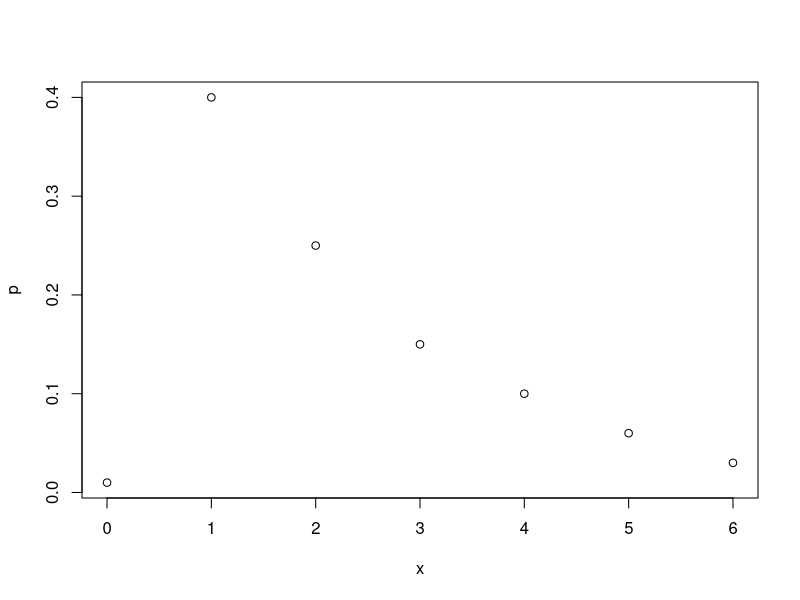
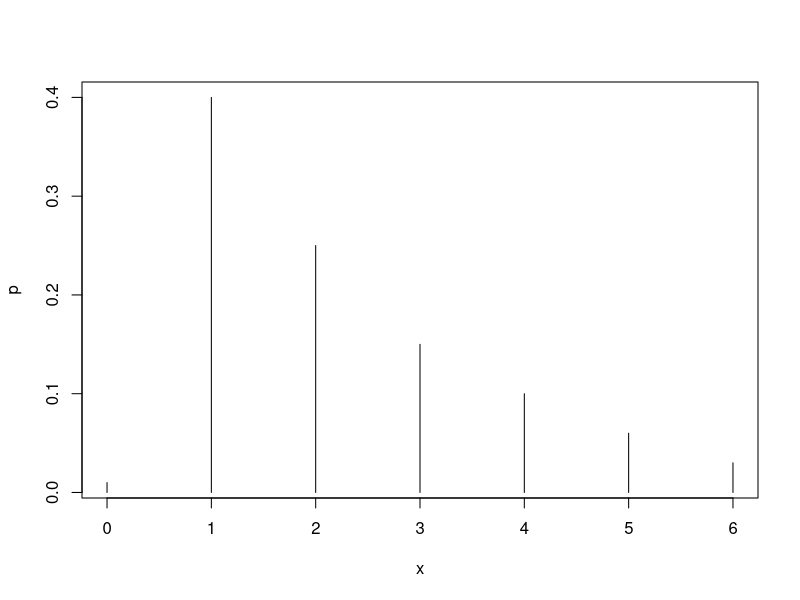
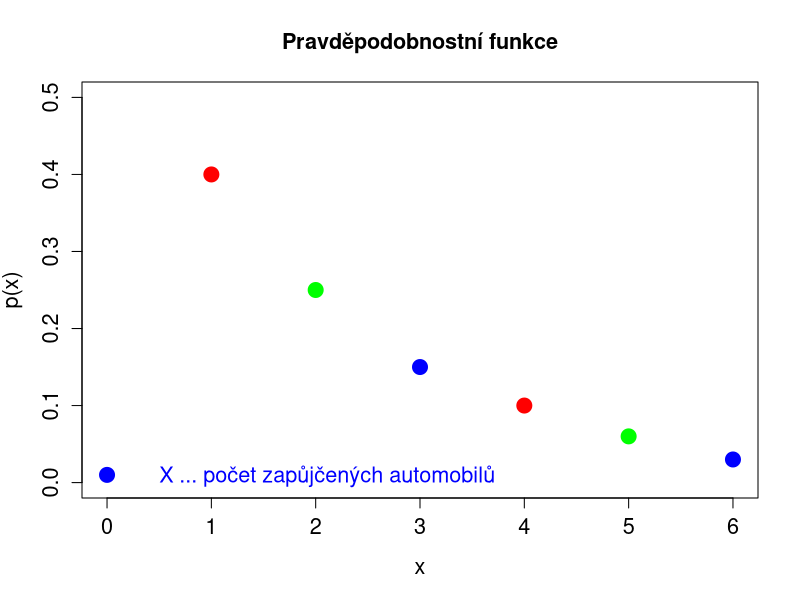
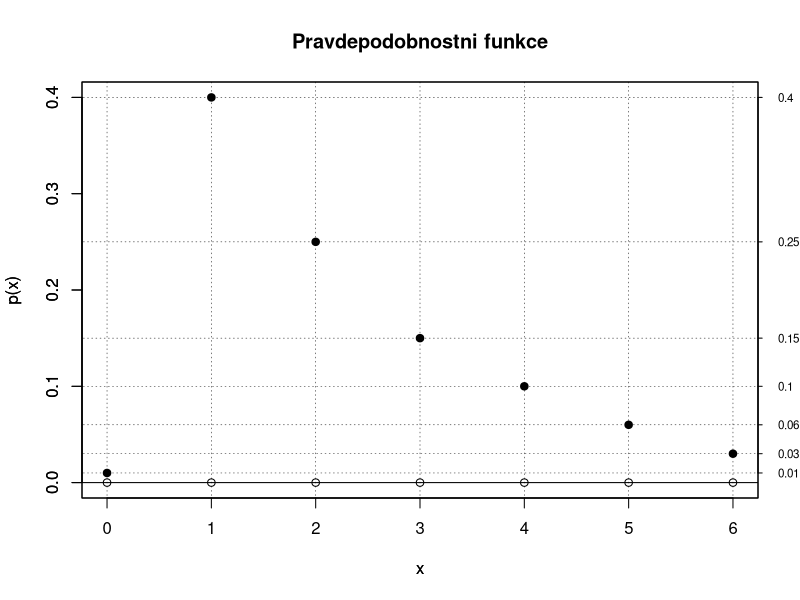
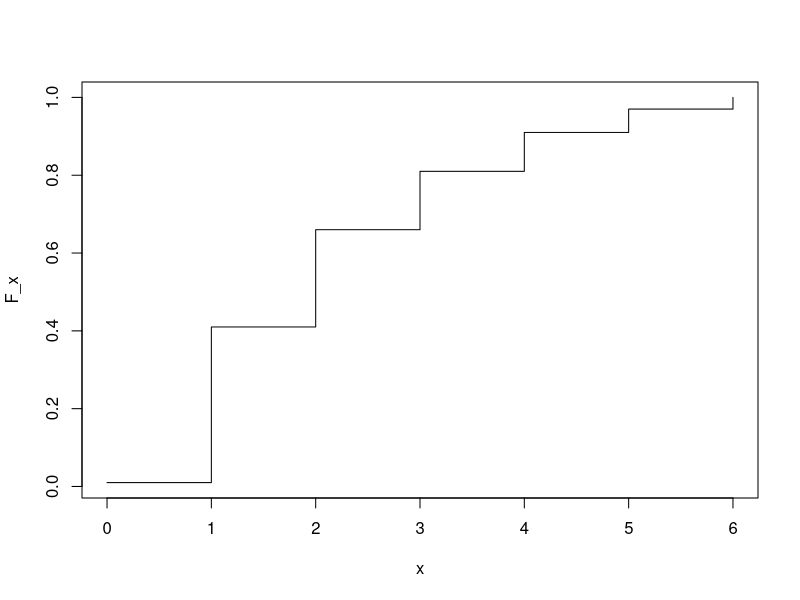
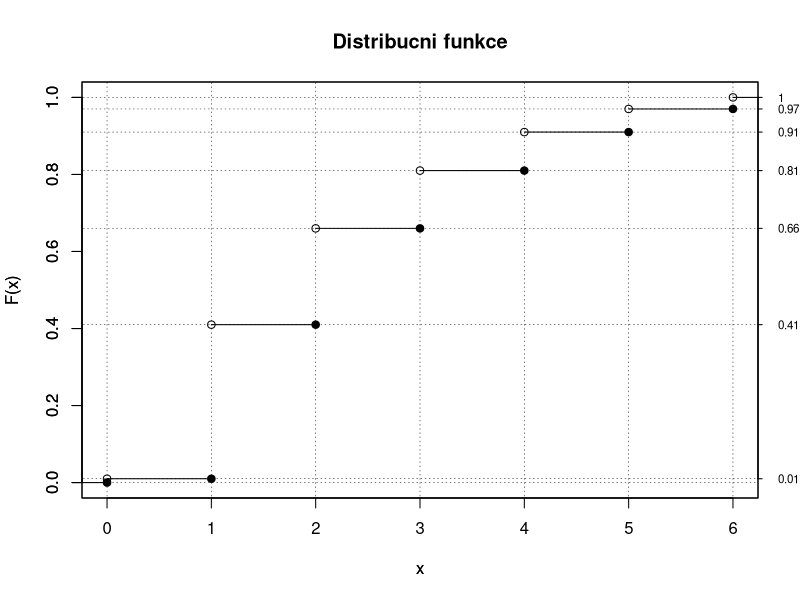
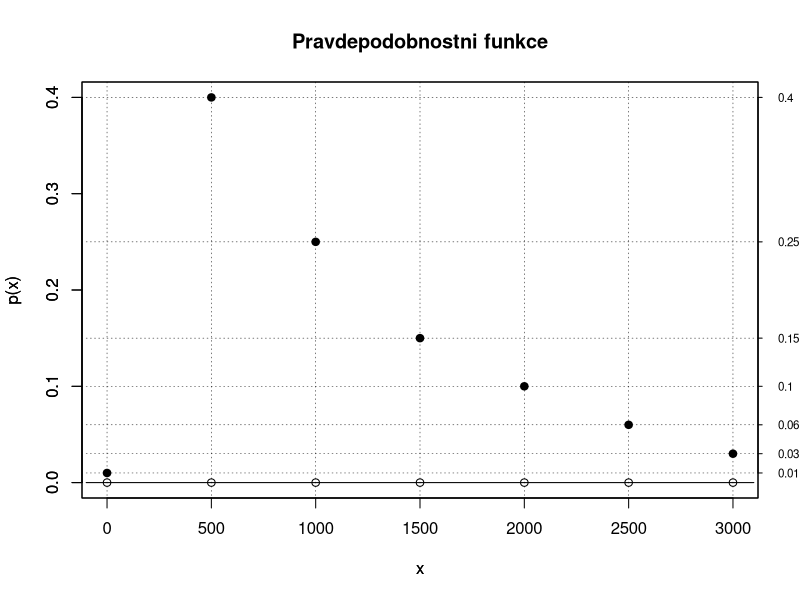
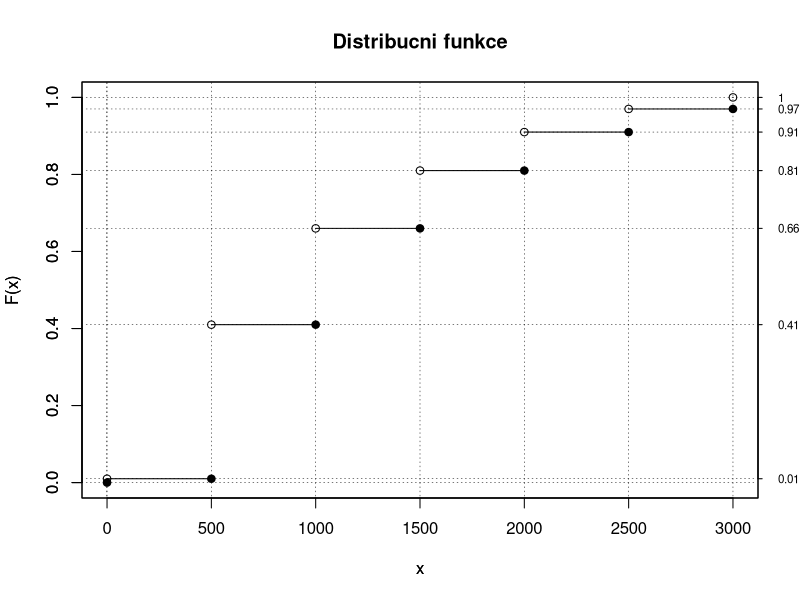

Recreate these plots in R, in order.
# ......................................................................................
# ........................Cvičení 2 - Diskrétní náhodná veličina........................
# ..................Martina Litschmannová, Adéla Vrtková, Michal Béreš..................
# ......................................................................................

# Nezobrazuje-li se vám text korektně, nastavte File \ Reopen with Encoding... na UTF-8
# Pro zobrazení obsahu skriptu použijte CTRL+SHIFT+O
# Pro spouštění příkazů v jednotlivých řádcích použijte CTRL+ENTER

#  Příklady ####
# * Příklad 1. ####
# Majitel servisního střediska nabídl prodejně automobilů, která si zřídila autopůjčovnu
# své
# služby. Za každý automobil zapůjčený jeho prostřednictvím obdrží od autopůjčovny 500,-
# Kč.
# Zároveň se však zavázal, že každý den investuje do údržby zapůjčených automobilů 800,-
# Kč.
# Počet automobilů zapůjčených prostřednictvím servisního střediska za 1 den je popsán
# následující pravděpodobnostní funkcí:
# Obrázek viz sbírka úloh.
# ** 1. a) ####
# Hodnota pravděpodobnostní funkce pro 5 automobilů byla špatně čitelná. Určete ji:


x <- c(0, 1, 2, 3, 4, 5, 6)
p <- c(0.01, 0.40, 0.25, 0.15, 0.10, 0, 0.03)
1 - sum(p) # počítačová aritmetika zde může zlobit
round(1 - sum(p), digits = 2) # zaokrouhlíme na setiny
p[6] <- round(1 - sum(p), digits = 2) # zápis pro x=5 je 6-tá pozice
p


plot(x, p)


plot(x, p, type = "h")


# Začínáme s grafikou -> graf dále upravujeme - používáme další parametry
plot(x, p,
    ylim = c(0, 0.5), # parametr pro rozsah osy y
    ylab = "p(x)", # parametr pro popis osy y
    main = "Pravděpodobnostní funkce", # parametr pro název grafu
    type = "p", # určuje o jaký typ grafu se jedná (p -> points, bodový)
    pch = 19, # parametr pro vzhled zobrazovaných bodů
    col = c("blue", "red", "green"), # barvy
    cex = 2, # parametr pro upravení velikosti celého grafu (ve smyslu zvětší 2x)
    cex.lab = 1.3, # parametr zvlášť pro velikost názvů os
    cex.axis = 1.3, # parametr zvlášť pro velikost hodnot na osách
    cex.main = 1.3
) # parametr pro velikost názvu grafu

text(0.5, 0.0, "X ... počet zapůjčených automobilů", cex = 1.3, col = "blue", adj = c(0, 0))


# Pravděpodobnostní funkce
pravd.f <- function(x, p) {
    plot(x, p, # plná kolečka - v skutečných hodnotách
        ylab = "p(x)", xaxt = "n", pch = 19, ylim = c(0, max(p)), main = "Pravdepodobnostni funkce"
    )
    lines(c(min(x) - 100, max(x) + 100), c(0, 0))
    for (i in seq_along(x)) {
        lines(c(min(x) - 100, max(x) + 100), c(p[i], p[i]),
            type = "l", lty = 3, lwd = 0.5
        ) # horizontální grid
        lines(c(x[i], x[i]), c(-0.1, 1.1),
            type = "l", lty = 3, lwd = 0.5
        ) # vertikální grid
    }
    par(new = TRUE) # že chceme kreslit do jednoho grafu
    plot(x, p * 0, # prázdná kolečka - tam kde je definovaná nenulová hodnota
        ylab = "p(x)", xaxt = "n", ylim = c(0, max(p))
    )
    axis(1, at = x, labels = x) # nastavení hodnot na X
    axis(4, at = p, labels = p, las = 2, cex.axis = 0.7, tck = -.01) # a Y
}

pravd.f(x, p)


#  Poznámky k úvodu do grafiky
#  základem jsou tzv. high-level funkce, které vytvoří graf (tj. otevřou grafické okno a
# vykreslí dle zadaných parametrů)
#  na ně navazují tzv. low-level funkce, které něco do aktviního grafického okna
# přidají, samy o sobě neotevřou nové
#  výše použitá funkce "text" je low-level funkce - přidá text do stávajícího aktivního
# grafického okna
#  další low-level funkce - např. abline, points, lines, legend, title, axis ... které
# přidají přímku, body, legendu...
#  tzn. před použitím "low-level" funkce je potřeba, volat "high-level" funkci (např.
# plot, boxplot, hist, barplot, pie,...)
#
#  další grafické parametry naleznete v nápovědě
#  nebo např. zde http://www.statmethods.net/advgraphs/parameters.html
#  nebo zde https://flowingdata.com/2015/03/17/r-cheat-sheet-for-graphical-parameters/
#  nebo http://bcb.dfci.harvard.edu/~aedin/courses/BiocDec2011/2.Plotting.pdf


# ** 1. b) ####
# Určete a zakreslete distribuční funkci náhodné veličiny X, která je definována jako
# počet
# zapůjčených automobilů.


p
F_x <- cumsum(p)
F_x


plot(x, F_x, type = "s") # zjednodušený graf distribuční funkce


# Funkce pro výpočet a vykreslení distribuční funkce
dist.f <- function(x, p) {
    F_x <- cumsum(p)
    F_ext <- c(0, F_x) # natáhneme F o 0 na začátku
    x_ext <- c(x[1] - 1, x, x[length(x)] + 1) # a x z obou stran

    plot(x, F_x,
        ylab = "F(x)", xaxt = "n", ylim = c(0, 1), # prazdná kolečka
        type = "p", main = "Distribucni funkce"
    )
    par(new = TRUE) # že chceme kreslit do jednoho grafu
    plot(x, F_ext[1:(length(F_ext) - 1)], # plná kolečka
        ylab = "F(x)", xaxt = "n", ylim = c(0, 1), type = "p", pch = 19
    )

    for (i in 1:(length(x_ext) - 1)) {
        lines(c(min(x) - 100, max(x) + 100), c(F_ext[i], F_ext[i]),
            type = "l", lty = 3, lwd = 0.5
        ) # horizontální grid
        lines(c(x_ext[i], x_ext[i]), c(-0.1, 1.1),
            type = "l", lty = 3, lwd = 0.5
        ) # vertikální grid
        lines(x_ext[i:(i + 1)], c(F_ext[i], F_ext[i])) # graf - čáry
    }
    axis(1, at = x, labels = x) # nastavení hodnot na X
    axis(4, at = F_x, labels = F_x, las = 2, cex.axis = 0.7, tck = -.01) # a Y
    return(F_x)
}

dist.f(x, p)


# ** 1. c)  ####
# Určete střední hodnotu, rozptyl, směrodatnou odchylku a modus počtu zapůjčených
# automobilů během jednoho dne.


# Střední hodnota
x * p
EX <- sum(x * p)
EX


# Rozptyl
EX2 <- sum(x * x * p) # druhý obecný moment
DX <- EX2 - EX^2
DX


# Směrodatná odchylka
sigma.X <- sqrt(DX)
sigma.X


# Funkce pro výpočet základních číselných charakteristik
souhrn <- function(x, p) {
    EX <- sum(x * p)
    EX2 <- sum(x * x * p)
    DX <- EX2 - EX^2
    sigma.X <- sqrt(DX)
    # zápis výsledků do tabulky
    tab <- rbind(EX, DX, sigma.X)
    tab.popis <- c("str. hodnota", "rozptyl", "smer. odchylka")
    rownames(tab) <- tab.popis
    return(tab)
}


souhrn(x, p)


# ** 1. d) ####
# Určete pravděpodobnostní funkci a distribuční funkci náhodné veličiny Y, která je
# definována jako denní příjem majitele servisu.


y <- 500 * x
y


pravd.f(y, p)


# Distribuční funkce
dist.f(y, p)


# ** 1. e)  ####
# Určete střední hodnotu, směrodatnou odchylku a modus příjmu majitele servisu ze
# zapůjčených automobilů během jednoho dne.


souhrn(y, p)


# ** 1. f)  ####
# Určete pravděpodobnost, že příjem majitele servisu (náhodná veličina Y) z půjčování
# automobilů převýší jeho výdaje.


# zisk
z <- 500 * x - 800
z


# příjem převýší výdaje, když je zisk kladný
z > 0


p
sum(p[z > 0])


# ** 1. g)  ####
# Určete střední hodnotu, směrodatnou odchylku a modus náhodné veličiny Z, která je
# definována jako zisk majitele servisu ze zapůjčených automobilů během jednoho dne.


souhrn(z, p)


# * Příklad č. 2 ####
# Pro distribuční funkci náhodné veličiny X platí:
#
# $F(x)=\begin{cases}
# 0   &      x \leq -1 \\
# 0.3 & -1 < x \leq  0 \\
# 0.7 &  0 < x \leq  1 \\
# 1   & -1 < x
# \end{cases}$
#
# ** 2. a)  ####
# Určete pravděpodobnostní funkci náhodné veličiny X, její střední hodnotu a směrodatnou
# odchylku.


F_x <- c(0, 0.3, 0.7, 1)
F_x
x <- c(-1, 0, 1)
x


diff(F_x)


p <- diff(F_x)
x
p


pravd.f(x, p)


dist.f(x, p)


souhrn(x, p)


# ** 2. b)  ####
# Náhodná veličina Y = 1 − 3X, určete P(y), F(y), E(Y), D(Y).


y <- 1 - 3 * x
pravd.f(y, p)


dist.f(y, p) # Nesmyslný výstup - čím je to způsobeno?
y
p


y
sort(y)
idx_sorted <- order(y) # funkce order vrátí indexy setřízeného pořadí
idx_sorted
y <- y[idx_sorted]
p_y <- p[idx_sorted]
p_y


dist.f(y, p_y)


souhrn(y, p_y)


# ** 2. c)  ####
# Náhodná veličina W = $3X^2$, určete P(w), F(w), E(W), D(W).


w <- 3 * x * x
w


pravd.f(w, p)
dist.f(w, p)


w
w_uniq <- unique(w)
w_uniq
w_sorted <- sort(w_uniq)
w_sorted


p_w <- w_sorted * 0 # inicializace pole o stejné velikosti
for (i in seq_along(w_sorted)) {
    p_w[i] <- sum(p[w == w_sorted[i]])
}
p_w


pravd.f(w_sorted, p_w)
dist.f(w_sorted, p_w)
souhrn(w_sorted, p_w)


# * Příklad 3. ####
# V dílně jsou dva stroje pracující nezávisle na sobě. Pravděpodobnost poruchy prvního
# stroje
# je 0,2, pravděpodobnost poruchy druhého stroje je 0,3. Náhodná veličina X je
# definována jako
# počet současně porouchaných strojů. Určete:
# ** 3. a)  ####
# pravděpodobnostní funkci náhodné veličiny X,


x <- c(0, 1, 2)
x
p1 <- 0.2
p2 <- 0.3


p <- x * 0
# spočteme jednotlivé pravděpodobnosti počtu porouchaných strojů
p[1] <- (1 - p1) * (1 - p2) # 0 porouchaných tedy oba v provozu
p[3] <- p1 * p2 # 2 tedy porouchané oba
p
1 - sum(p)
p[2] <- (1 - p1) * p2 + p1 * (1 - p2) # právě jeden - buď první nebo druhý
p


sum(p)


pravd.f(x, p)


# ** 3. b) ####
# distribuční funkci náhodné veličiny X,


dist.f(x, p)


# ** 3. c) ####
# střední hodnotu a rozptyl náhodné veličiny X.


souhrn(x, p)
